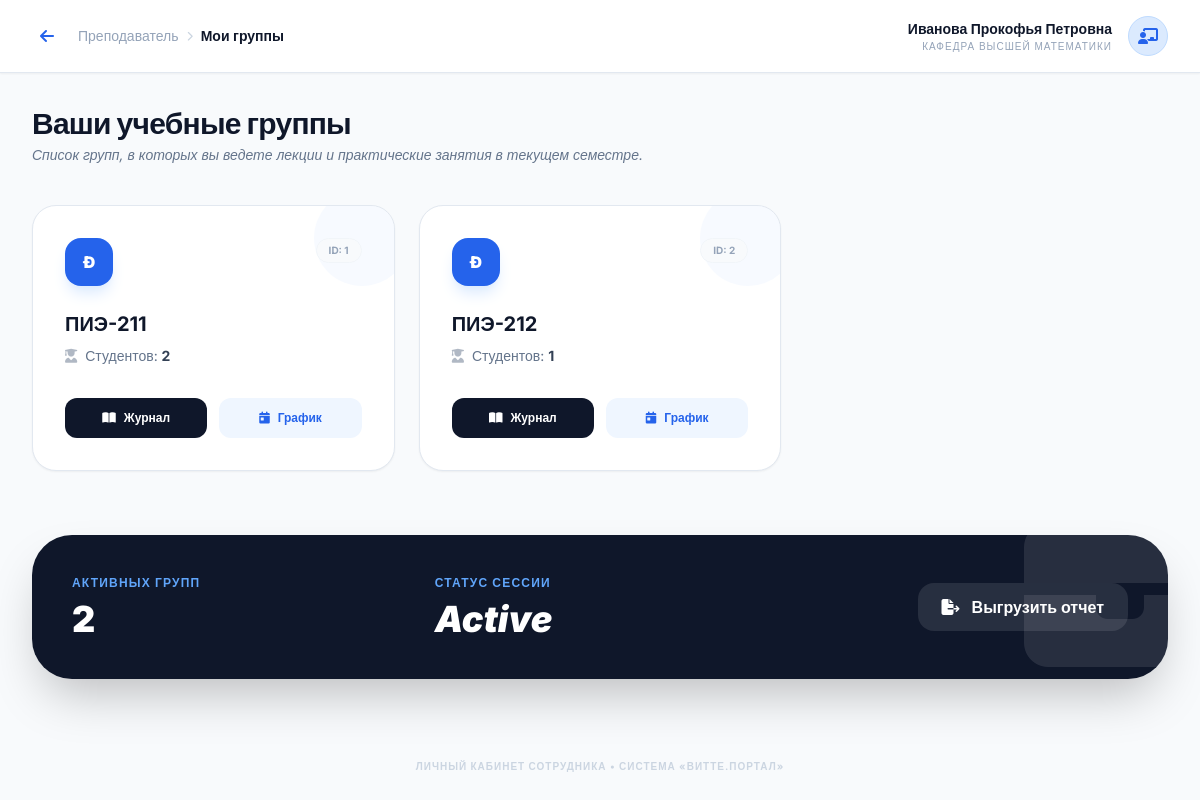
Screenshot of /pages/teacher/groups.php (signed in) with the database file from the repository.
### tables this page shows
CREATE TABLE `teachers` (
  `id` int(11) NOT NULL AUTO_INCREMENT,
  `user_id` int(11) NOT NULL,
  `full_name` varchar(100) NOT NULL,
  `department` varchar(100) DEFAULT NULL,
  PRIMARY KEY (`id`),
  KEY `user_id` (`user_id`),
  CONSTRAINT `teachers_ibfk_1` FOREIGN KEY (`user_id`) REFERENCES `users` (`id`) ON DELETE CASCADE
);

CREATE TABLE `groups` (
  `id` int(11) NOT NULL AUTO_INCREMENT,
  `group_name` varchar(20) NOT NULL,
  PRIMARY KEY (`id`),
  UNIQUE KEY `group_name` (`group_name`)
);

### pages/teacher/groups.php (the view, shortened to what this page needs)
<?php
require_once '../../includes/db_connect.php';
$userId = $_SESSION['user_id'];
$currentUserName = $_SESSION['username'];
$error = null;
$teacher = null;
$groups = [];
try {
    $stmt = $pdo->prepare("SELECT id, full_name, department FROM teachers WHERE user_id = ?");
    $stmt->execute([$userId]);
    $teacher = $stmt->fetch();
    if (!$teacher) {
        $error = "Ваш профиль преподавателя еще не активирован администратором.";
    } else {
        $teacherId = $teacher['id'];
        $groupsQuery = $pdo->prepare("
            SELECT DISTINCT
                g.id,
                g.group_name,
                (SELECT COUNT(*) FROM students s WHERE s.group_id = g.id) as student_count
            FROM groups g
            JOIN schedule sch ON g.id = sch.group_id
            WHERE sch.teacher_id = ?
            ORDER BY g.group_name ASC
        ");
        $groupsQuery->execute([$teacherId]);
        $groups = $groupsQuery->fetchAll();
    }
} catch (Exception $e) {
    $error = "Системная ошибка: " . $e->getMessage();
}
?>
<!DOCTYPE html>
<html lang="ru">
<head>
    <script src="https://cdn.tailwindcss.com"></script>
    <link rel="stylesheet" href="https://cdnjs.cloudflare.com/ajax/libs/font-awesome/6.4.0/css/all.min.css">
</head>
<body class="bg-slate-50 min-h-screen text-slate-900">
<div class="flex">
    <div class="flex-1">
        <nav class="bg-white border-b border-slate-200 px-8 py-4 flex items-center justify-between sticky top-0 z-30 shadow-sm">
            <div class="flex items-center space-x-4">
                <a href="../../dashboard.php" class="text-blue-600 hover:bg-blue-50 p-2 rounded-lg transition-colors">
                    <i class="fa-solid fa-arrow-left"></i>
                </a>
                <div class="flex items-center space-x-2 text-sm">
                    <span class="text-slate-400">Преподаватель</span>
                    <i class="fa-solid fa-chevron-right text-[10px] text-slate-300"></i>
                    <span class="text-slate-900 font-semibold">Мои группы</span>
                </div>
            </div>
            <div class="flex items-center space-x-4">
                <div class="text-right hidden sm:block">
                    <div class="text-sm font-bold"><?php echo htmlspecialchars($teacher['full_name'] ?? $currentUserName); ?></div>
                    <div class="text-[10px] text-slate-400 uppercase tracking-widest"><?php echo htmlspecialchars($teacher['department'] ?? 'Профиль не заполнен'); ?></div>
                </div>
                <div class="w-10 h-10 bg-blue-100 rounded-full flex items-center justify-center text-blue-600 border border-blue-200">
                    <i class="fa-solid fa-chalkboard-user"></i>
                </div>
            </div>
        </nav>
        <main class="p-8 max-w-7xl mx-auto">
            <?php if ($error): ?>
                <div class="max-w-2xl mx-auto mt-12 bg-white rounded-[2.5rem] shadow-2xl shadow-slate-200 border border-slate-100 overflow-hidden">
                    <div class="bg-orange-500 p-8 text-center text-white">
                        <i class="fa-solid fa-user-gear text-5xl mb-4"></i>
                        <h2 class="text-2xl font-black">Доступ ограничен</h2>
                    </div>
                    <div class="p-10 text-center">
                        <p class="text-slate-600 mb-8"><?php echo htmlspecialchars($error); ?></p>
                        <div class="space-y-4">
                            <p class="text-xs text-slate-400 leading-relaxed italic">
                                Для корректной работы журнала и расписания необходимо, чтобы администратор привязал вашу учетную запись к справочнику сотрудников.
                            </p>
                            <div class="pt-6 flex flex-col sm:flex-row gap-4 justify-center">
                                <a href="mailto:admin@witte.ru" class="bg-slate-900 text-white px-8 py-3 rounded-xl font-bold hover:bg-black transition-all shadow-lg shadow-slate-200">
                                    Связаться с ИТ
                                </a>
                                <a href="../../dashboard.php" class="bg-slate-100 text-slate-600 px-8 py-3 rounded-xl font-bold hover:bg-slate-200 transition-all">
                                    На главную
                                </a>
                            </div>
                        </div>
                    </div>
                </div>
            <?php else: ?>
                <div class="mb-10 text-center md:text-left">
                    <h1 class="text-3xl font-extrabold tracking-tight">Ваши учебные группы</h1>
                    <p class="text-slate-500 text-sm mt-1 italic">Список групп, в которых вы ведете лекции и практические занятия в текущем семестре.</p>
                </div>
                <div class="grid grid-cols-1 md:grid-cols-2 lg:grid-cols-3 gap-6">
                    <?php if (empty($groups)): ?>
                        <div class="col-span-full bg-white p-12 rounded-3xl border border-dashed border-slate-300 text-center">
                            <i class="fa-solid fa-users-slash text-4xl text-slate-200 mb-4"></i>
                            <p class="text-slate-400 font-medium">В расписании пока не назначено ни одной группы для вас.</p>
                        </div>
                    <?php else: ?>
                        <?php foreach ($groups as $group): ?>
                            <div class="bg-white rounded-3xl border border-slate-200 shadow-sm hover:shadow-xl hover:border-blue-300 transition-all p-8 group relative overflow-hidden">
                                <div class="relative z-10">
                                    <div class="flex justify-between items-start mb-6">
                                        <div class="w-12 h-12 bg-blue-600 text-white rounded-2xl flex items-center justify-center font-black shadow-lg shadow-blue-100">
                                            <?php echo substr($group['group_name'], 0, 1); ?>
                                        </div>
                                        <span class="bg-slate-50 text-slate-400 text-[10px] font-bold uppercase py-1 px-3 rounded-full border border-slate-100">
                                                ID: <?php echo $group['id']; ?>
                                            </span>
                                    </div>
                                    <h3 class="text-xl font-bold text-slate-900 mb-2"><?php echo htmlspecialchars($group['group_name']); ?></h3>
                                    <div class="flex items-center text-slate-500 text-sm mb-8">
                                        <i class="fa-solid fa-user-graduate mr-2 opacity-50"></i>
                                        <span>Студентов: <span class="font-bold text-slate-700"><?php echo $group['student_count']; ?></span></span>
                                    </div>
                                    <div class="grid grid-cols-2 gap-3">
                                        <a href="journal.php?group_id=<?php echo $group['id']; ?>" class="flex items-center justify-center space-x-2 bg-slate-900 text-white py-3 rounded-xl text-xs font-bold hover:bg-black transition-colors">
                                            <i class="fa-solid fa-book-open"></i>
                                            <span>Журнал</span>
                                        </a>
                                        <a href="schedule.php?group_id=<?php echo $group['id']; ?>" class="flex items-center justify-center space-x-2 bg-blue-50 text-blue-600 py-3 rounded-xl text-xs font-bold hover:bg-blue-100 transition-colors">
                                            <i class="fa-solid fa-calendar-day"></i>
                                            <span>График</span>
                                        </a>
                                    </div>
                                </div>
                            </div>
                        <?php endforeach; ?>
                    <?php endif; ?>
                </div>
                <div class="mt-16 bg-slate-900 rounded-[2.5rem] p-10 text-white shadow-2xl relative overflow-hidden">
                    <div class="absolute right-0 top-0 opacity-10">
                        <i class="fa-solid fa-briefcase text-[12rem] -translate-y-12 translate-x-12"></i>
                    </div>
                    <div class="relative z-10 grid grid-cols-1 md:grid-cols-3 gap-8 text-center md:text-left">
                        <div>
                            <div class="text-blue-400 text-xs font-bold uppercase tracking-widest mb-2">Активных групп</div>
                            <div class="text-4xl font-black"><?php echo count($groups); ?></div>
                        </div>
                        <div>
                            <div class="text-blue-400 text-xs font-bold uppercase tracking-widest mb-2">Статус сессии</div>
                            <div class="text-4xl font-black italic">Active</div>
                        </div>
                        <div class="flex items-center justify-center md:justify-end">
                            <button onclick="window.print()" class="bg-white/10 hover:bg-white/20 text-white px-6 py-3 rounded-2xl font-bold transition-all flex items-center space-x-3">
                                <i class="fa-solid fa-file-export"></i>
                                <span>Выгрузить отчет</span>
                            </button>
                        </div>
                    </div>
                </div>
            <?php endif; ?>
        </main>
    </div>
</div>
<footer class="mt-12 text-center pb-8">
    <p class="text-[10px] text-slate-300 uppercase tracking-widest font-bold">Личный кабинет сотрудника • Система «Витте.Портал»</p>
</footer>
</body>
</html>

### pages/teacher/groups.php (style rules this page uses)
body { font-family: 'Inter', sans-serif; background-color: #f8fafc; }

### rows the page displays
teachers: full_name "Иванова Прокофья Петровна", department "КАФЕДРА ВЫСШЕЙ МАТЕМАТИКИ"
groups: group_name "Ð", id "1", group_name "ПИЭ-211", student_count "2"
groups: group_name "Ð", id "2", group_name "ПИЭ-212", student_count "1"

### other values shown
count($groups) "2"
